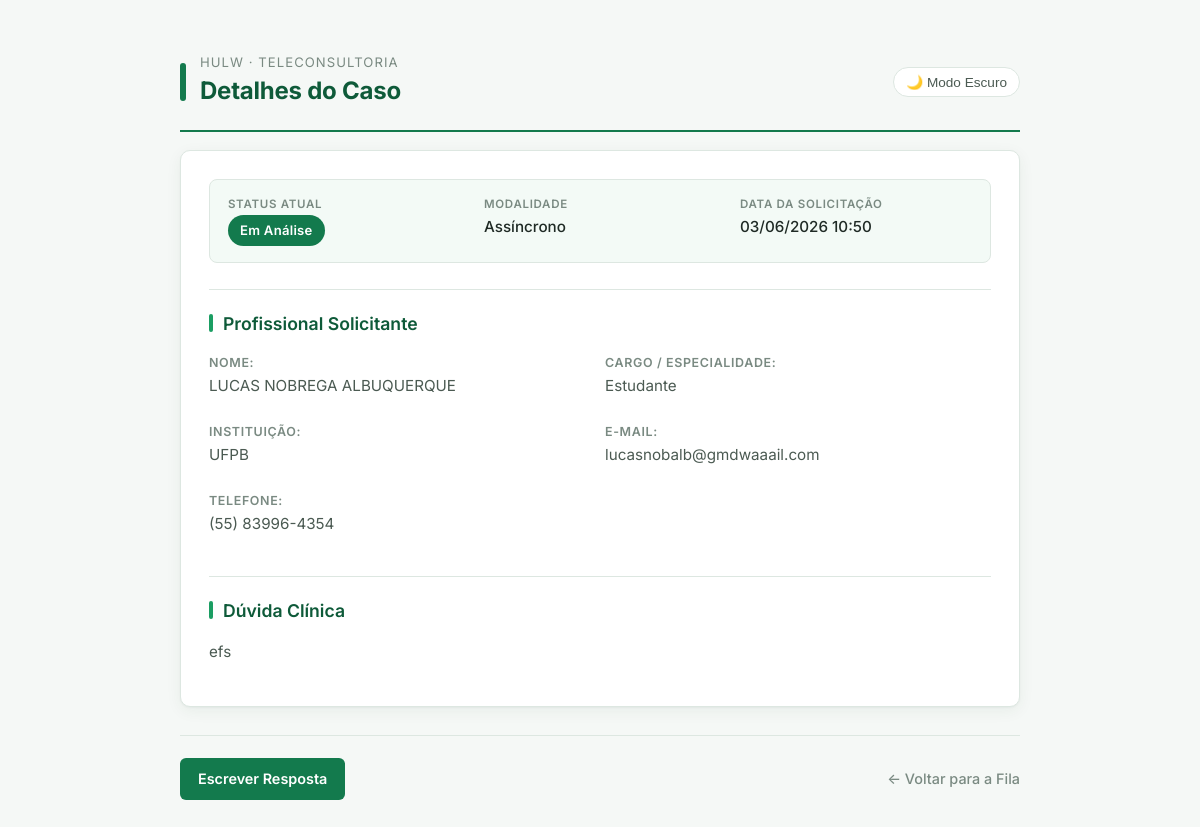
/detalhe/54/ (signed in), run on the app's committed database.
### teleconsultoria/models.py (models this page shows, shortened)
class Solicitacao(models.Model):
    profissional = models.ForeignKey(Profissional, on_delete=models.CASCADE, related_name='solicitacoes')
    medica_designada = models.ForeignKey(Medica, on_delete=models.SET_NULL, null=True, blank=True, related_name='atendimentos')
    status = models.CharField(max_length=20, choices=StatusSolicitacao.choices, default=StatusSolicitacao.PENDENTE)
    tipo_atendimento = models.CharField(max_length=20, choices=TipoAtendimento.choices)
    data_sol = models.DateTimeField(auto_now_add=True)
    data_marcada = models.DateField(null=True, blank=True)
    horario_marcado = models.TimeField(null=True, blank=True)
    duracao_estimada = models.PositiveIntegerField(null=True, blank=True, help_text="Duração em minutos")
    link_teams = models.URLField(max_length=500, null=True, blank=True)
    justificativa_cancelamento = models.TextField(null=True, blank=True)
    data_limite = models.DateField(null=True, blank=True)
    horario_limite = models.TimeField(null=True, blank=True)
    idade_pac = models.IntegerField(null=True, blank=True)
    sexo_pac = models.CharField(max_length=2, choices=Sexo.choices, null=True, blank=True)
    sexo_biologico_pac = models.CharField(max_length=1, choices=[('M', 'Masculino'), ('F', 'Feminino')], null=True, blank=True)
    queixas = models.TextField(null=True, blank=True)
    historico_med = models.TextField(blank=True, null=True)
    diagnostico_princ = models.TextField(blank=True, null=True)
    diagnostico_sec = models.TextField(blank=True, null=True)
    medicamentos = models.TextField(blank=True, null=True)
    exames_recentes = models.TextField(blank=True, null=True)
    duvida_clinica = models.TextField()
    token_acesso = models.UUIDField(default=uuid.uuid4, editable=False)
    def iniciar_analise(self):
        self.status = StatusSolicitacao.EM_ANALISE
        self.save()
    class Meta:
        verbose_name = "Solicitação"
        verbose_name_plural = "Solicitações"

class Profissional(models.Model):
    user = models.OneToOneField(User, on_delete=models.CASCADE, null=True, blank=True)
    cpf = models.CharField(max_length=11, unique=True)
    nome_completo = models.CharField(max_length=255)
    email = models.EmailField()
    telefone = models.CharField(max_length=15, help_text="WhatsApp com DDD", blank=True, null=True)
    crm = models.CharField(max_length=20, blank=True, null=True)
    cargo = models.CharField(max_length=100)
    instituicao = models.CharField(max_length=100)

### teleconsultoria/views.py (the view)
# urls.py: path('detalhe/<int:sol_id>/', views.detalhe_caso, name='detalhe_caso'),
@login_required(login_url='login')
@user_passes_test(is_medica, login_url='login')
def detalhe_caso(request, sol_id):
    solicitacao = get_object_or_404(Solicitacao, id=sol_id)
    if solicitacao.status == 'PENDENTE':
        solicitacao.iniciar_analise()
        if hasattr(request.user, 'medica'):
            solicitacao.medica_designada = request.user.medica
        else:
            solicitacao.medica_designada = Medica.objects.first()
        solicitacao.save()
    link_obj = LinkAcesso.objects.filter(solicitacao=solicitacao).first()
    token = link_obj.token if link_obj else "token-nao-gerado"
    link_publico = f"{request.scheme}://{request.get_host()}/acompanhar/{token}/"
    print("\n" + "="*50)
    print(f"LINK DE ACESSO PÚBLICO (Caso #{solicitacao.id}): {link_publico}")
    print("="*50 + "\n")
    return render(request, 'detalhe_caso.html', {'sol': solicitacao})

### teleconsultoria/views.py (called while the page is built)
def is_medica(user):
    return user.is_authenticated and user.is_staff

### teleconsultoria/templates/detalhe_caso.html (shortened to what this page needs)
<!DOCTYPE html>
<html lang="pt-br">
<head>
</head>
<body>
    <div class="page-header">
        <div class="mark"></div>
        <div>
            <div class="subtitle">HULW · Teleconsultoria</div>
            <h1>Detalhes do Caso</h1>
        </div>
        <button id="themeBtn" class="theme-toggle-btn" onclick="toggleTheme()">🌙 Modo Escuro</button>
    </div>
    <div class="card">
        <div class="meta-grid">
            <div>
                <div class="meta-label">Status Atual</div>
                <div class="meta-value"><span class="status-badge">{{ sol.get_status_display }}</span></div>
            </div>
            <div>
                <div class="meta-label">Modalidade</div>
                <div class="meta-value">{{ sol.get_tipo_atendimento_display }}</div>
            </div>
            <div>
                <div class="meta-label">Data da Solicitação</div>
                <div class="meta-value">{{ sol.data_sol|date:"d/m/Y H:i" }}</div>
            </div>
        </div>
        <div class="secao">
            <h3>Profissional Solicitante</h3>
            <div style="display: grid; grid-template-columns: 1fr 1fr; gap: 10px;">
                <div>
                    <h4>Nome:</h4>
                    <p>{{ sol.profissional.nome_completo }}</p>
                </div>
                <div>
                    <h4>Cargo / Especialidade:</h4>
                    <p>{{ sol.profissional.cargo|default:"Não informado" }}</p>
                </div>
                <div>
                    <h4>Instituição:</h4>
                    <p>{{ sol.profissional.instituicao|default:"Não informada" }}</p>
                </div>
                <div>
                    <h4>E-mail:</h4>
                    <p>{{ sol.profissional.email }}</p>
                </div>
                <div>
                    <h4>Telefone:</h4>
                    <p>{{ sol.profissional.telefone }}</p>
                </div>
            </div>
        </div>
        {% if sol.idade_pac %}
            <div class="secao">
                <h3>Dados do Paciente</h3>
                <div style="display: grid; grid-template-columns: 1fr 1fr 1fr; gap: 10px;">
                    <div>
                        <h4>Idade:</h4>
                        <p>{{ sol.idade_pac }} anos</p>
                    </div>
                    <div>
                        <h4>Identidade de gênero:</h4>
                        <p>
                            {% if sol.sexo_pac == 'M' %}Masculino
                            {% elif sol.sexo_pac == 'F' %}Feminino
                            {% elif sol.sexo_pac == 'NB' %}Não Binário
                            {% elif sol.sexo_pac == 'O' %}Outro
                            {% else %}Não informado{% endif %}
                        </p>
                    </div>
                    <div>
                        <h4>Sexo Biológico:</h4>
                        <p>
                            {% if sol.sexo_biologico_pac == 'M' %}Masculino
                            {% elif sol.sexo_biologico_pac == 'F' %}Feminino
                            {% else %}Não informado{% endif %}
                        </p>
                    </div>
                </div>
                <h4>Queixas Principais:</h4>
                <p>{{ sol.queixas }}</p>
                <div>
                    <h4>Diagnóstico Principal:</h4>
                    <p>{{ sol.diagnostico_princ|default:"Não informado" }}</p>
                </div>
                <div>
                    <h4>Diagnóstico Secundário:</h4>
                    <p>{{ sol.diagnostico_sec|default:"Não informado" }}</p>
                </div>
                <h4>Histórico Médico:</h4> <p>{{ sol.historico_med|linebreaks }}</p>
                <h4>Exames recentes:</h4> <p>{{ sol.exames_recentes|linebreaks }}</p>
                <h4>Medicamentos:</h4> <p>{{ sol.medicamentos|linebreaks }}</p>
                <div style="border-top: 1px dashed var(--line); padding-top: 15px; margin-top: 10px;"></div>
                <h3>Dúvida clínica</h3>
                <p style="color: var(--ink); margin-top: 4px;">{{ sol.duvida_clinica|linebreaks }}</p>
            </div>
        {% else %}
            <div class="secao">
                <h3>Dúvida Clínica</h3>
                <p style="color: var(--ink); margin-top: 4px;">{{ sol.duvida_clinica|linebreaks }}</p>
            </div>
        {% endif %}
    </div>
    <div class="links">
        {% if sol.tipo_atendimento == 'SINCRONO' %}
            <a href="{% url 'concluir_sincrona' sol.id %}" class="btn-responder" onclick="return confirm('Deseja concluir este atendimento?');">Concluir Atendimento</a>
            <a href="{% url 'registrar_ausencia' sol.id %}" class="btn-ausente" onclick="return confirm('Registrar ausência do solicitante?');">Ausente</a>
            <a href="{% url 'cancelar_solicitacao' sol.id %}" class="btn-cancelar">Cancelar</a>
        {% else %}
            <a href="{% url 'responder_solicitacao' sol.id %}" class="btn-responder">Escrever Resposta</a>
        {% endif %}
        <a href="{% url 'fila_medica' %}" class="btn-voltar">← Voltar para a Fila</a>
    </div>
</body>
</html>

### teleconsultoria/templates/detalhe_caso.html (style rules this page uses)
:root { --hulw-green: #137a4d; --hulw-green-dark: #0e5a39; --hulw-green-light: #e8f5ee; --hulw-green-soft: #f3faf6; --hulw-accent: #1b9e63; --ink: #1f2a25; --ink-soft: #4b5a52; --muted: #7a8a82; --line: #dde7e1; --bg: #f5f8f6; --white: #ffffff; --warning-bg: #fff8e1; --warning-border: #f1d27a; --warning-text: #7a5a10; --danger: #c0392b; --teams: #4a52b8; --teams-dark: #353c93; --radius: 10px; --shadow: 0 1px 2px rgba(16, 60, 40, 0.04), 0 4px 16px rgba(16, 60, 40, 0.06); }
* { box-sizing: border-box; }
body { font-family: 'Inter', -apple-system, BlinkMacSystemFont, sans-serif; max-width: 880px; margin: 30px auto; padding: 20px; line-height: 1.55; background-color: var(--bg); color: var(--ink); transition: background-color 0.2s ease, color 0.2s ease; }
h1 { font-size: 1.5rem; font-weight: 700; color: var(--hulw-green-dark); margin: 0 0 4px 0; letter-spacing: -0.01em; }
.page-header { display: flex; align-items: center; gap: 14px; margin-bottom: 18px; padding-bottom: 16px; border-bottom: 2px solid var(--hulw-green); }
.page-header .mark { width: 6px; height: 38px; background: var(--hulw-green); border-radius: 3px; }
.page-header .subtitle { font-size: 0.82rem; color: var(--muted); text-transform: uppercase; letter-spacing: 0.08em; margin-top: 2px; }
.card { border: 1px solid var(--line); padding: 28px; border-radius: var(--radius); background-color: var(--white); box-shadow: var(--shadow); }
.meta-grid { display: grid; grid-template-columns: repeat(auto-fit, minmax(200px, 1fr)); gap: 14px 24px; padding: 16px 18px; background: var(--hulw-green-soft); border: 1px solid var(--line); border-radius: 8px; margin-bottom: 8px; }
.meta-grid .meta-label { font-size: 0.72rem; text-transform: uppercase; letter-spacing: 0.06em; color: var(--muted); font-weight: 600; margin-bottom: 2px; }
.meta-grid .meta-value { font-size: 0.95rem; color: var(--ink); font-weight: 500; }
.status-badge { display: inline-block; padding: 5px 12px; border-radius: 999px; background: var(--hulw-green); color: #ffffff; font-weight: 600; font-size: 0.82rem; letter-spacing: 0.02em; }
.secao { margin-top: 26px; padding-top: 20px; border-top: 1px solid var(--line); }
h3 { color: var(--hulw-green-dark); margin: 0 0 16px 0; font-size: 1.1rem; font-weight: 600; display: flex; align-items: center; gap: 10px; }
h3::before { content: ""; width: 4px; height: 18px; background: var(--hulw-accent); border-radius: 2px; }
h4 { margin: 0 0 2px 0; color: var(--muted); font-weight: 600; font-size: 0.78rem; text-transform: uppercase; letter-spacing: 0.05em; }
p { margin: 2px 0 14px 0; font-size: 0.95rem; color: var(--ink-soft); }
.links { margin-top: 28px; padding-top: 22px; border-top: 1px solid var(--line); display: flex; gap: 10px; align-items: center; flex-wrap: wrap; }
.btn-responder, .btn-ausente, .btn-cancelar, .btn-teams, .btn-secondary { padding: 10px 18px; text-decoration: none; border-radius: 6px; font-weight: 600; font-size: 0.9rem; border: none; cursor: pointer; transition: transform 0.08s ease, box-shadow 0.15s ease, background 0.15s ease; display: inline-flex; align-items: center; gap: 6px; }
.btn-responder { background: var(--hulw-green); color: #ffffff; }
.btn-voltar { color: var(--muted); text-decoration: none; margin-left: auto; font-size: 0.9rem; font-weight: 500; }
.theme-toggle-btn { background: none; border: 1px solid var(--line); color: var(--ink-soft); padding: 6px 12px; border-radius: 20px; cursor: pointer; font-weight: 500; font-size: 0.85rem; margin-left: auto; display: inline-flex; align-items: center; gap: 6px; background-color: var(--white); }

### data on the page
Solicitacao: status "Em Análise", tipo_atendimento "Assíncrono", data_sol "03/06/2026 10:50", profissional.nome_completo "LUCAS NOBREGA ALBUQUERQUE", profissional.cargo "Estudante", profissional.instituicao "UFPB", profissional.email "lucasnobalb@gmdwaaail.com", profissional.telefone "(55) 83996-4354", duvida_clinica "efs"
